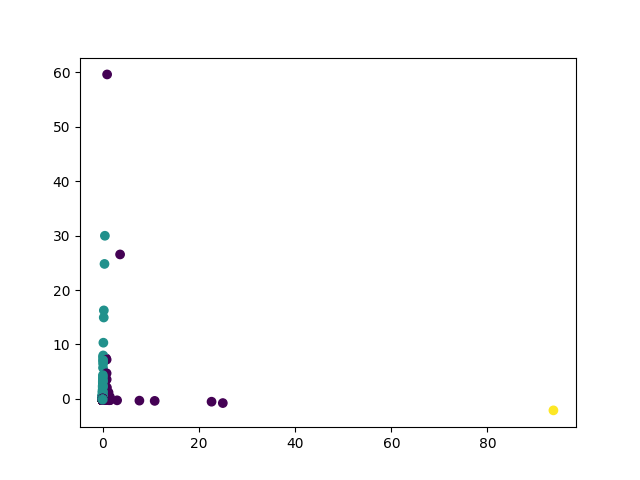

Here is the Python script that generated this plot:
import pandas as pd
from sklearn import preprocessing
from sklearn.decomposition import PCA
#auxiliary
import datetime
import pprint #pretty printing
import matplotlib.pyplot as plt
import numpy as np
import pickle


maxcount='all'
with open("clusterdata_{}.p".format(maxcount), 'rb') as infile:
    ppld=pickle.load(infile)
df = pd.DataFrame.from_dict(ppld, orient='index').fillna(0)
X = preprocessing.scale(df)

pca=PCA(n_components=2)
X_r=pca.fit(X).transform(X)


with open("Iddict.p", 'rb') as infile:
    Idd=pickle.load(infile)
for guy in Idd:
    if Idd[guy]['name']=='dev':
        print(Idd[guy])
    elif Idd[guy]['name'][0:2]=='zoo':
        print(Idd[guy])

index=list(df.index.values)
namelist = list(map(lambda guy: Idd[guy]['name'], index))
def guy_to_cat(guy):
    if Idd[guy]['email']=='[email redacted]':
        return 1
    elif Idd[guy]['name']=='dev':
        return 2
    else:
        return 0
cat=list(map(guy_to_cat, index))

boringppl = [index[i] for i in range(0,len(index)) if X_r[i,0]**2+X_r[i,1]**2 <=5]
print("judged {} people boring".format(len(boringppl)))
pickle.dump(boringppl, open("boringppl.p", 'wb'))
#for i in range(0,len(index)):
#    if X_r[i,0]**2+X_r[i,1]**2 >5:
#        print("{} // {} is {}".format(X_r[i,0],X_r[i,1], Idd[index[i]]['name']+" "+Idd[index[i]]['email']))

plt.scatter(X_r[:,0], X_r[:,1],c=cat)
plt.savefig("cluster.png")

